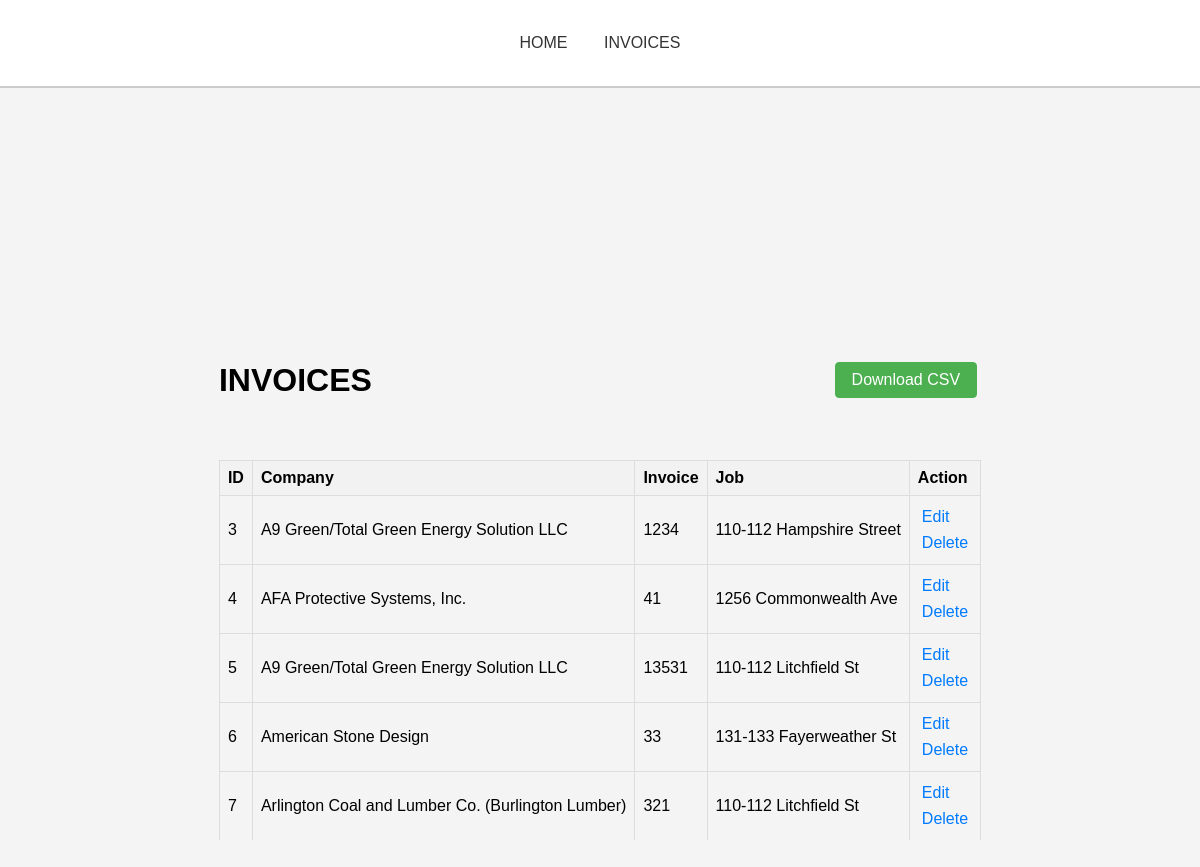
Page /invoices on the committed database.
### tables this page shows
CREATE TABLE forms (
    id INTEGER PRIMARY KEY AUTOINCREMENT,
    company TEXT NOT NULL,
    invoice TEXT NOT NULL,
    job TEXT NOT NULL,
    pdf_file BLOB -- Assuming BLOB for storing binary data like PDFs
);

### app.py (the view)
@app.route('/invoices')
def invoices():
    db = get_db()
    cursor = db.cursor()
    cursor.execute('SELECT * FROM forms')
    entries = cursor.fetchall()
    print(entries)
    return render_template('invoices.html', entries=entries)

### app.py (called while the page is built)
def get_db():
    db = getattr(g, '_database', None)
    if db is None:
        db = g._database = sqlite3.connect(app.config['DATABASE'])
        db.row_factory = sqlite3.Row
    return db

@app.context_processor
def inject_nav_links():
    return dict(nav_links=nav_links)

### templates/invoices.html (shortened to what this page needs)
{% extends 'base.html' %}
{% block content %}
<div class="header">
    <h1>INVOICES</h1>
    <a href="{{ url_for('download_csv') }}" class="btn btn-primary">Download CSV</a>
</div>
<div class="invoice-container">
{% if entries %}
    <table>
        <thead>
            <tr>
                <th>ID</th>
                <th>Company</th>
                <th>Invoice</th>
                <th>Job</th>
                <th>Action</th>
            </tr>
        </thead>
        <tbody>
            {% for entry in entries %}
                <tr>
                    <td>{{ entry['id'] }}</td>
                    <td>{{ entry['company'] }}</td>
                    <td>{{ entry['invoice'] }}</td>
                    <td>{{ entry['job'] }}</td>
                    <td>
                        <a href="{{ url_for('edit_entry', entry_id=entry.id) }}" class="btn btn-edit">Edit</a>
                        <form method="post" action="{{ url_for('delete_entry', entry_id=entry.id) }}">
                            <button type="submit" class="btn btn-edit">Delete</button>
                        </form>
                    </td>
                </tr>
            {% endfor %}
        </tbody>
    </table>
{% else %}
    <p>No entries found.</p>
{% endif %}
</div>
{% endblock %}

### templates/base.html (shortened to what this page needs)
<!DOCTYPE html>
<html lang="en">
<head>
    <link rel="stylesheet" href="static/style.css">
</head>
<body>
    <nav>
        <ul>
            {% for link in nav_links %}
                <li><a href="{{ url_for(link['url']) }}">{{ link['text'] }}</a></li>
            {% endfor %}
        </ul>
    </nav>
    <div class="content">
        {% block content %}{% endblock %}
    </div>
</body>
</html>

### static/style.css (style rules this page uses)
body { font-family: Arial, sans-serif; background-color: #f4f4f4; margin: 0; display: flex; align-items: center; justify-content: center; height: 100vh; padding-top: 60px; overflow: hidden; }
nav { background-color: #fff; border-bottom: 2px solid #ccc; overflow: hidden; position: fixed; width: 100%; z-index: 1000; top: 0; padding: 20px 0; }
nav ul { list-style-type: none; margin: 0; padding: 0; text-align: center; overflow: hidden; }
nav li { display: inline-block; }
nav a { display: block; color: #333; text-align: center; padding: 14px 16px; text-transform:uppercase; text-decoration: none; transition: color 0.3s; }
form { display: flex; flex-direction: column; gap: 20px; }
button { background-color: #4caf50; color: #fff; border: none; padding: 8px; border-radius: 4px; cursor: pointer; transition: background-color 0.3s; align-self: flex-start; }
table { width: 100%; border-collapse: collapse; margin-top: 20px; }
th, td { border: 1px solid #ddd; padding: 8px; text-align: left; }
th { background-color: #f2f2f2; }
.header { display: flex; justify-content: space-between; align-items: center; margin-bottom: 20px; }
.btn-primary { background-color: #4caf50; color: #fff; border: none; padding: 8px; border-radius: 4px; cursor: pointer; transition: background-color 0.3s; }
.btn { display: inline-block; padding: 8px 16px; margin: 4px; text-align: center; text-decoration: none; background-color: #4CAF50; color: white; border: 1px solid #4CAF50; border-radius: 4px; cursor: pointer; }
.btn-edit { color: #007bff; cursor: pointer; background: none; border: none; padding: 0; font-size: inherit; }
.invoice-container { max-height: 400px; overflow-y: auto; }

### rows in the picture
forms: id "3", company "A9 Green/Total Green Energy Solution LLC", invoice "1234", job "110-112 Hampshire Street"
forms: id "4", company "AFA Protective Systems, Inc.", invoice "41", job "1256 Commonwealth Ave"
forms: id "5", company "A9 Green/Total Green Energy Solution LLC", invoice "13531", job "110-112 Litchfield St"
forms: id "6", company "American Stone Design", invoice "33", job "131-133 Fayerweather St"
forms: id "7", company "Arlington Coal and Lumber Co. (Burlington Lumber)", invoice "321", job "110-112 Litchfield St"

### other values in the picture
{{ link['text'] }} "HOME" "INVOICES"
